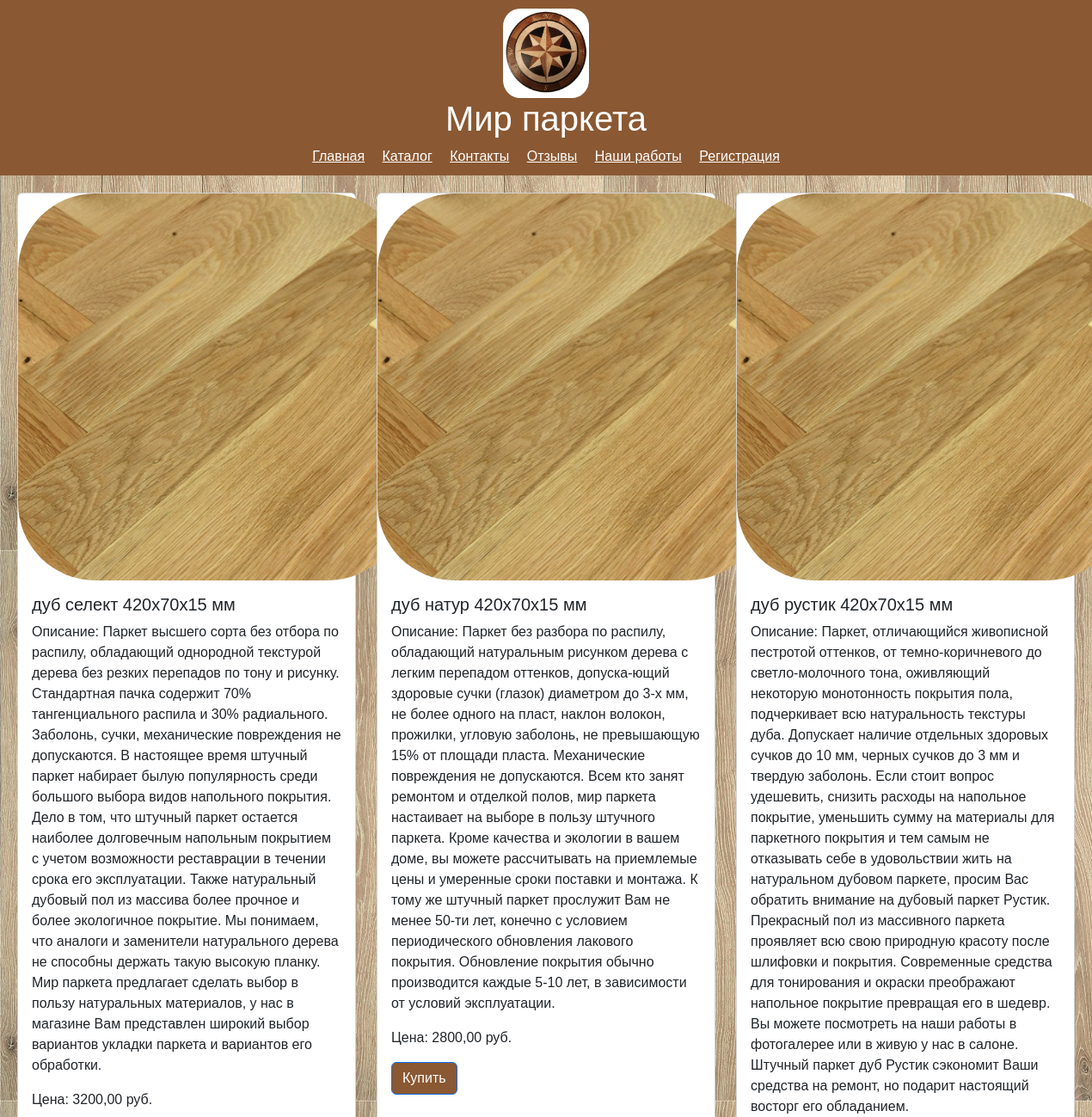
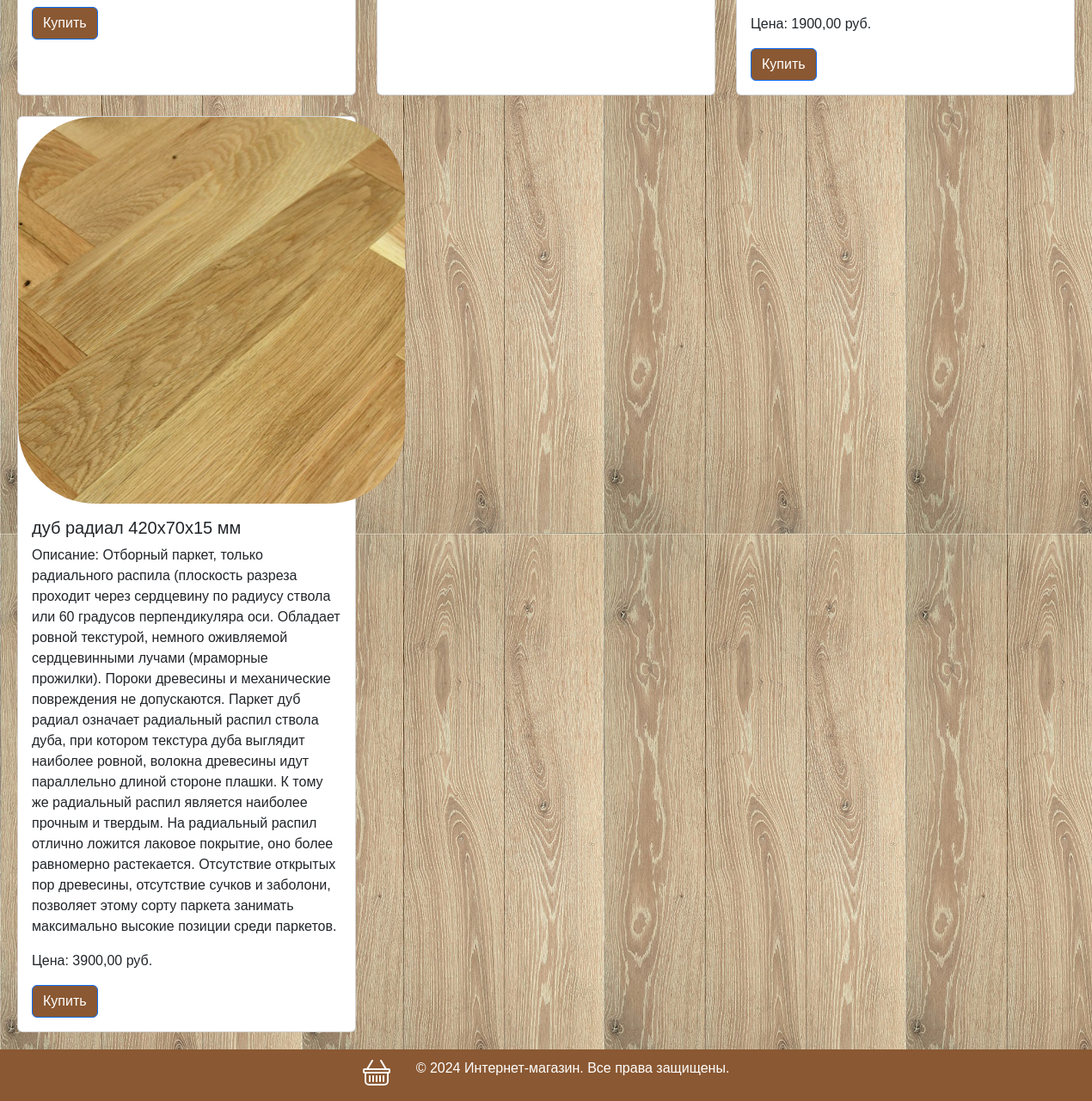
Screenshot of /category/Штучный паркет дуб/ with the database file from the repository (2 pictures, top to bottom).
### catalog/models.py (models this page shows, shortened)
class Product(models.Model):
    name = models.CharField(max_length=200)  # Название товара
    description = models.TextField(blank=True)  # Описание товара (опционально)
    price = models.DecimalField(max_digits=10, decimal_places=2)  # Цена товара
    category = models.ForeignKey(Category, on_delete=models.CASCADE)  # Связь с категорией
    created_at = models.DateTimeField(auto_now_add=True)  # Дата добавления товара

### catalog/views.py (the view)
# urls.py: path('category/<str:category_name>/', products_by_category, name='products_by_category'),
def products_by_category(request, category_name):
    products = Product.objects.filter(category__name=category_name)
    return render(request, 'catalog/products_by_category.html',
                  {'category_name': category_name, 'products': products})

### templates/catalog/products_by_category.html (shortened to what this page needs)
{% extends 'base.html' %}
{% load static %}
{% block content %}
    <div class="row row-cols-1 row-cols-md-2 row-cols-lg-3 g-4">
        {% for product in products %}
        <div class="col">
            <div class="card h-100">
            <img src="{% static 'catalog/images/0001.jpg' %}" alt="foto" width='450px'>
                <div class="card-body">
                    <h5 class="card-title">{{ product.name }}</h5>
                    <p>Описание: {{ product.description }}</p>
                    <p>Цена: {{ product.price }} руб.</p>
                    <a href="#" class="btn btn-primary">Купить</a>
                </div>
            </div>
        </div>
        {% endfor %}
    </div>
{% endblock %}

### catalog/static/catalog/styles.css (style rules this page uses)
body { font-family: Arial, sans-serif; background-image: url('images/000.jpg'); }
.row:after { content: ""; clear: both; display: table; }
a { color: #402715; }
img { border-radius: 20%; }
.btn { background-color: #8a5832; color: #fff }

### rows the page displays
Product: name "дуб селект 420х70х15 мм", description "Паркет высшего сорта без отбора по распилу, обладающий однородной текстурой дерева без резких перепадов по тону и рисунку. Стандартная пачка содержит 70% тангенциального распила и 30% радиального. Заболонь, сучки, механические повреждения не допускаются. В настоящее время штучный паркет набирает былую популярность среди большого выбора видов напольного покрытия. Дело в том, что штучный паркет остается наиболее долговечным напольным покрытием с учетом возможности реставрации в течении срока его эксплуатации. Также натуральный дубовый пол из массива более прочное и более экологичное покрытие. Мы понимаем, что аналоги и заменители натурального дерева не способны держать такую высокую планку.…", price "3200,00"
Product: name "дуб натур 420х70х15 мм", description "Паркет без разбора по распилу, обладающий натуральным рисунком дерева с легким перепадом оттенков, допуска-ющий здоровые сучки (глазок) диаметром до 3-х мм, не более одного на пласт, наклон волокон, прожилки, угловую заболонь, не превышающую 15% от площади пласта. Механические повреждения не допускаются. Всем кто занят ремонтом и отделкой полов, мир паркета настаивает на выборе в пользу штучного паркета. Кроме качества и экологии в вашем доме, вы можете рассчитывать на приемлемые цены и умеренные сроки поставки и монтажа. К тому же штучный паркет прослужит Вам не менее 50-ти лет, конечно с условием периодического обновления лакового покрытия. Обновление покрытия обычно производится каждые…", price "2800,00"
Product: name "дуб рустик 420х70х15 мм", description "Паркет, отличающийся живописной пестротой оттенков, от темно-коричневого до светло-молочного тона, оживляющий некоторую монотонность покрытия пола, подчеркивает всю натуральность текстуры дуба. Допускает наличие отдельных здоровых сучков до 10 мм, черных сучков до 3 мм и твердую заболонь. Если стоит вопрос удешевить, снизить расходы на напольное покрытие, уменьшить сумму на материалы для паркетного покрытия и тем самым не отказывать себе в удовольствии жить на натуральном дубовом паркете, просим Вас обратить внимание на дубовый паркет Рустик. Прекрасный пол из массивного паркета проявляет всю свою природную красоту после шлифовки и покрытия. Современные средства для тонирования и окраски…", price "1900,00"
Product: name "дуб радиал 420х70х15 мм", description "Отборный паркет, только радиального распила (плоскость разреза проходит через сердцевину по радиусу ствола или 60 градусов перпендикуляра оси. Обладает ровной текстурой, немного оживляемой сердцевинными лучами (мраморные прожилки). Пороки древесины и механические повреждения не допускаются. Паркет дуб радиал означает радиальный распил ствола дуба, при котором текстура дуба выглядит наиболее ровной, волокна древесины идут параллельно длиной стороне плашки. К тому же радиальный распил является наиболее прочным и твердым. На радиальный распил отлично ложится лаковое покрытие, оно более равномерно растекается. Отсутствие открытых пор древесины, отсутствие сучков и заболони, позволяет этому…", price "3900,00"
